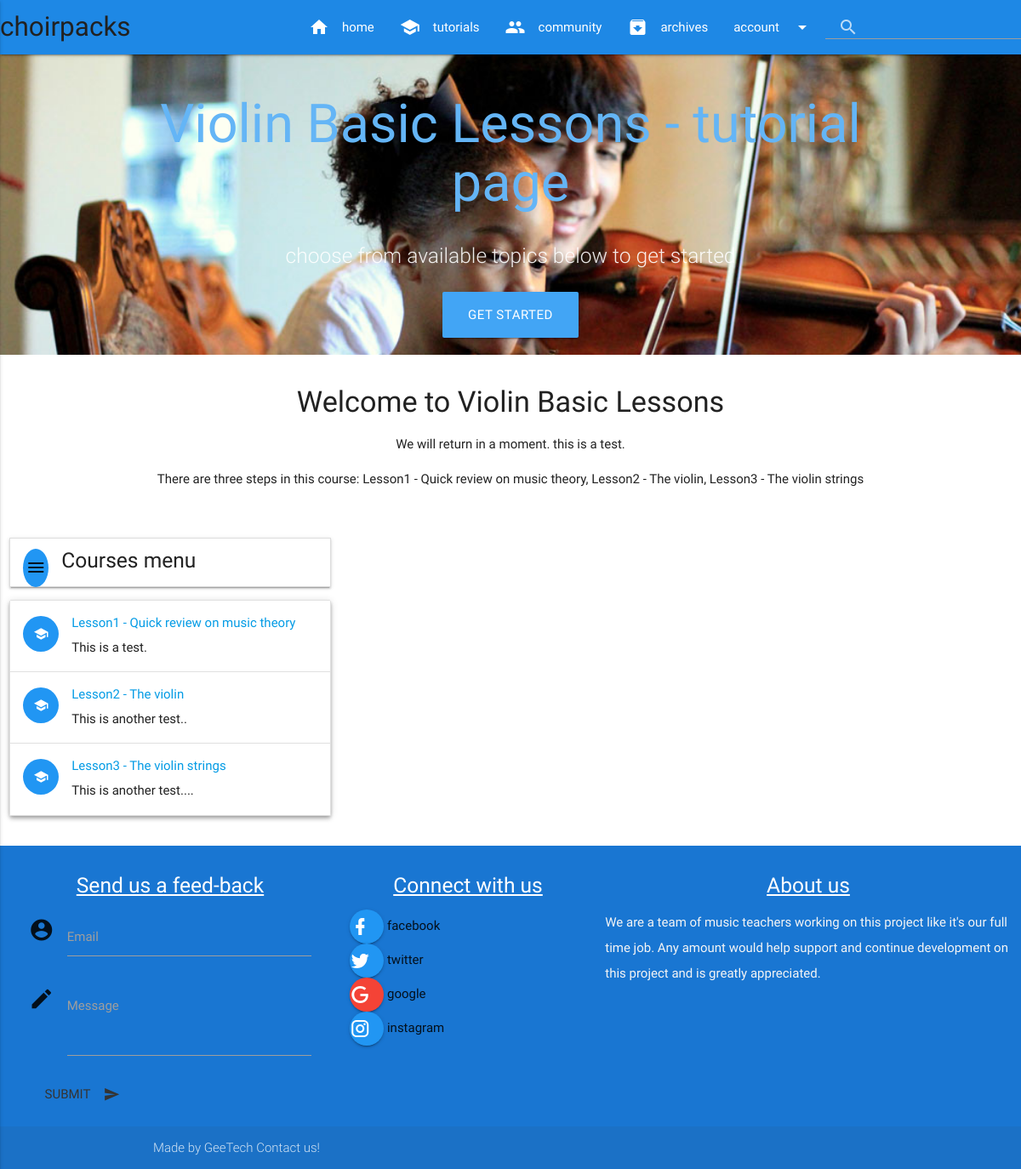
/courses/2/, run on the app's committed database.
### courses/models.py (models this page shows, shortened)
class Course(models.Model):
	created_at = models.DateTimeField(auto_now_add=True)
	title = models.CharField(max_length=255)
	description = models.TextField()
	topic_img = models.ImageField(upload_to='media/topic_img')

class Step(models.Model):
	title = models.CharField(max_length=255)
	description = models.TextField()
	content = models.TextField(blank=True, default='')
	order = models.IntegerField(default=0)
	course = models.ForeignKey(Course)
	class Meta:
		ordering = ['order',]
	def __str__(self):
		return self.title

### courses/views.py (the view)
# urls.py: url(r'(?P<pk>\d+)/$', views.course_detail, name="course_detail"),
def course_detail(request, pk):
	course = get_object_or_404(Course, pk=pk)
	return render(request, 'courses/course_detail.html', {'course': course})

### courses/templatetags/course_extras.py (called while the page is built)
@register.inclusion_tag('courses/course_nav.html')
def nav_courses_list():
	courses = Course.objects.all()
	return {'courses': courses}

@register.filter('markdown_to_html')
def markdown_to_html(markdown_text):
	html_body =  markdown2.markdown(markdown_text)
	return mark_safe(html_body)

### courses/templates/courses/course_detail.html (shortened to what this page needs)
{% extends "layout.html" %}
{% load humanize %}
{% load course_extras %}
{% block content %}
  <div id="index-banner" class="parallax-container">
	{% include 'navbar.html' %}
    <div class="section no-pad-bot">
      <div class="container">
        <br><br>
        <h1 class="header center blue-text text-lighten-2">{{ course.title }} - tutorial page</h1>
        <div class="row center">
          <h5 class="header col s12 light">choose from available topics below to get started</h5>
        </div>
        <div class="row center">
          <a href="#" id="download-button" class="btn-large waves-effect waves-light blue lighten-1">Get Started</a>
        </div>
        <br>
      </div>
    </div>
    <div class="parallax"><img src="{{ course.topic_img.url }}" alt="course background image"></div>
  </div>
  <div class="container">
    <div class="section">
      <div class="row">
        <div class="col s12 center">
          <h4>Welcome to {{ course.title }}</h4>
          <p class="center-align light">{{ course.description|markdown_to_html}}
			There are {{ course.step_set.count|apnumber}} step{{ course.step_set.count|pluralize }} in this course: {{ course.step_set.all|join:", " }}</p>
        </div>
      </div>
    </div>
  </div>
      <div class="container-fluid">
        <div class="row">
          <div class="col s12 m5 l4">
          <ul class="collapsible" data-collapsible="accordion">
            <li>
              <div class="collapsible-header">
                <h5>Courses menu <i class="small material-icons circle blue">menu</i></h5>
			  </div>
            </li>
          </ul>
               <ul class="z-depth-2 collection">
				{% for step in course.step_set.all %}
				<li class="collection-item avatar">
				  <i class="small material-icons circle blue">school</i>
				  <span class="title"><h6>
					  <a href="{% url 'courses:step_detail' course_pk=step.course.pk step_pk=step.pk %}">{{ step.title }}</a></h6></span>
				  <p>{{ step.description }}</p>
				</li>
				{% endfor %}
			  </ul>
	     </div>
	  <div class="col s12 m7 l8">
	  </div>
    </div>
  </div>
{% endblock %}

### static/css/style.css (style rules this page uses)
p { line-height: 2rem; }
.parallax-container { min-height: 380px; line-height: 0; height: auto; color: rgba(255,255,255,.9); }
.parallax-container .section { width: 100%; }

### data on the page
Course: title "Violin Basic Lessons", topic_img (picture), description "We will return in a moment. this is a test.", step_set.count|apnumber "three", step_set.all "Lesson1 - Quick review on music theory, Lesson2 - The violin, Lesson3 - The violin strings"
Step: title "Lesson1 - Quick review on music theory", description "This is a test."
Step: title "Lesson2 - The violin", description "This is another test.."
Step: title "Lesson3 - The violin strings", description "This is another test...."
